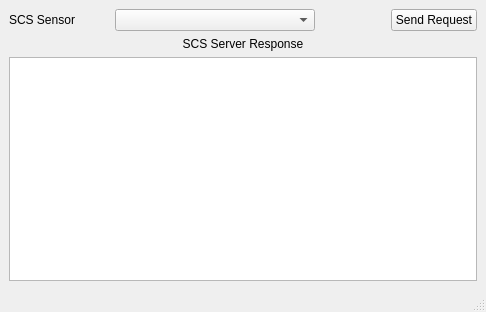
<?xml version="1.0" encoding="UTF-8"?>
<ui version="4.0">
 <class>QSCSTestPoll</class>
 <widget class="QMainWindow" name="QSCSTestPoll">
  <property name="geometry">
   <rect>
    <x>0</x>
    <y>0</y>
    <width>486</width>
    <height>312</height>
   </rect>
  </property>
  <property name="windowTitle">
   <string>pyQt SCS Client Tester</string>
  </property>
  <widget class="QWidget" name="centralwidget">
   <layout class="QVBoxLayout" name="verticalLayout">
    <item>
     <layout class="QHBoxLayout" name="horizontalLayout">
      <item>
       <widget class="QLabel" name="label">
        <property name="minimumSize">
         <size>
          <width>100</width>
          <height>0</height>
         </size>
        </property>
        <property name="text">
         <string>SCS Sensor</string>
        </property>
       </widget>
      </item>
      <item>
       <widget class="QComboBox" name="sensorComboBox">
        <property name="minimumSize">
         <size>
          <width>200</width>
          <height>0</height>
         </size>
        </property>
       </widget>
      </item>
      <item>
       <spacer name="horizontalSpacer">
        <property name="orientation">
         <enum>Qt::Horizontal</enum>
        </property>
        <property name="sizeHint" stdset="0">
         <size>
          <width>40</width>
          <height>20</height>
         </size>
        </property>
       </spacer>
      </item>
      <item>
       <widget class="QPushButton" name="sendButton">
        <property name="text">
         <string>Send Request</string>
        </property>
       </widget>
      </item>
     </layout>
    </item>
    <item>
     <widget class="QLabel" name="label_2">
      <property name="text">
       <string>SCS Server Response</string>
      </property>
      <property name="alignment">
       <set>Qt::AlignCenter</set>
      </property>
     </widget>
    </item>
    <item>
     <widget class="QTextBrowser" name="scsText"/>
    </item>
   </layout>
  </widget>
  <widget class="QStatusBar" name="statusbar"/>
 </widget>
 <resources/>
 <connections/>
</ui>
